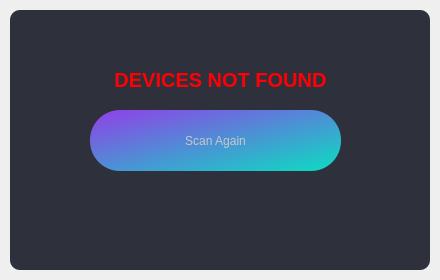
<?xml version="1.0" encoding="UTF-8"?>
<ui version="4.0">
 <class>MainWindow</class>
 <widget class="QMainWindow" name="MainWindow">
  <property name="geometry">
   <rect>
    <x>0</x>
    <y>0</y>
    <width>440</width>
    <height>280</height>
   </rect>
  </property>
  <property name="sizePolicy">
   <sizepolicy hsizetype="Fixed" vsizetype="Fixed">
    <horstretch>0</horstretch>
    <verstretch>0</verstretch>
   </sizepolicy>
  </property>
  <property name="minimumSize">
   <size>
    <width>440</width>
    <height>280</height>
   </size>
  </property>
  <property name="maximumSize">
   <size>
    <width>440</width>
    <height>280</height>
   </size>
  </property>
  <property name="windowTitle">
   <string>AlphaCopy</string>
  </property>
  <property name="windowIcon">
   <iconset>
    <normaloff>alphaletter.png</normaloff>
    <normalon>alphaletter.png</normalon>alphaletter.png</iconset>
  </property>
  <widget class="QWidget" name="notFoundDevicesWdg">
   <widget class="QFrame" name="darkBG">
    <property name="geometry">
     <rect>
      <x>10</x>
      <y>10</y>
      <width>420</width>
      <height>260</height>
     </rect>
    </property>
    <property name="styleSheet">
     <string notr="true">QFrame{
	background-color: rgb(46, 48, 59);
	color:rgb(220, 220, 220);
	border-radius: 10px;
}</string>
    </property>
    <property name="frameShape">
     <enum>QFrame::StyledPanel</enum>
    </property>
    <property name="frameShadow">
     <enum>QFrame::Raised</enum>
    </property>
    <widget class="QPushButton" name="scanAgainPB">
     <property name="geometry">
      <rect>
       <x>80</x>
       <y>100</y>
       <width>251</width>
       <height>61</height>
      </rect>
     </property>
     <property name="styleSheet">
      <string notr="true">QPushButton {
    background-color: qlineargradient(spread:pad, x1:0, y1:0, x2:1, y2:1, stop:0 rgba(0, 0, 0, 255), stop:0.0138249 rgba(0, 0, 0, 255), stop:0.0184332 rgba(143, 66, 231, 255), stop:0.976959 rgba(14, 218, 195, 255), stop:1 rgba(255, 255, 255, 255));
	color: rgb(200, 200, 200);
	border-style: none;
	border-radius: 30px;
	text-align: center;
}
QPushButton::pressed {
    background-color: qlineargradient(spread:pad, x1:0, y1:0, x2:1, y2:1, stop:0 rgba(222, 151, 255, 255), stop:1 rgba(54, 237, 216, 255));
	color: rgb(200, 200, 200);
	border-style: none;
	border-radius: 30px;
	text-align: center;
}</string>
     </property>
     <property name="text">
      <string>Scan Again</string>
     </property>
     <property name="shortcut">
      <string>Return</string>
     </property>
     <property name="autoDefault">
      <bool>false</bool>
     </property>
    </widget>
    <widget class="QLabel" name="notFoundLb">
     <property name="geometry">
      <rect>
       <x>10</x>
       <y>50</y>
       <width>401</width>
       <height>41</height>
      </rect>
     </property>
     <property name="font">
      <font>
       <pointsize>15</pointsize>
      </font>
     </property>
     <property name="styleSheet">
      <string notr="true">color: rgb(255, 0, 4);</string>
     </property>
     <property name="text">
      <string>&lt;strong&gt;DEVICES NOT FOUND</string>
     </property>
     <property name="alignment">
      <set>Qt::AlignCenter</set>
     </property>
    </widget>
   </widget>
  </widget>
 </widget>
 <resources/>
 <connections/>
</ui>
